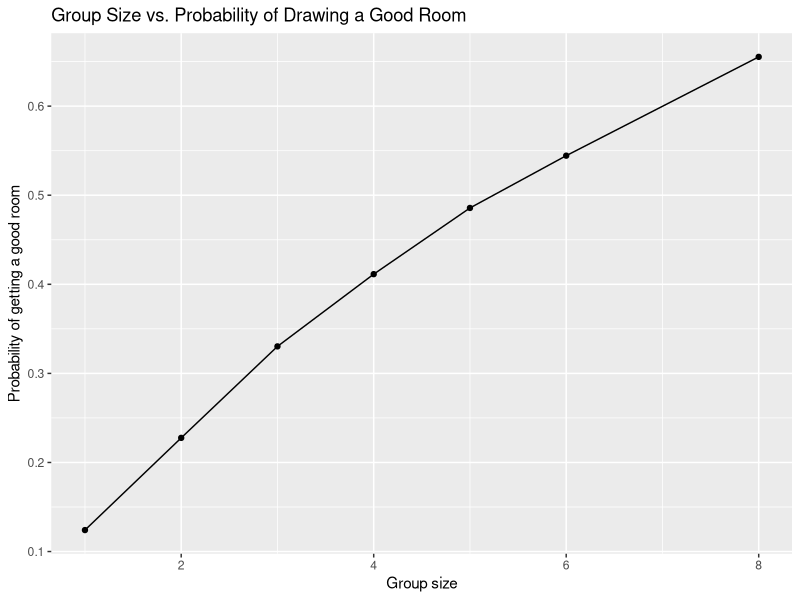

This chart was generated by the following R code:
## ---- chunk 1
library(tidyverse)
set.seed(47)

room_draw <- \(group_size) {
rand_students <- sample(1:325) #random sample of the class
student_group <- rand_students[1:group_size] #random times from sample for each student in a given group size
earliest_student <- min(student_group) #earliest student housing draw time out of the group
good_room <- earliest_student <= 40 #4 people per group, one group every 3 minutes. 10 groups up to 5:27, so the most sought-after rooms are taken by the first 40 students.
return(good_room)
}
room_draw_simulation <- \(group_size) {
 return(data.frame(
    group_size = group_size, 
    good_room_prob = mean(
        map_lgl(1:10000, \(i) room_draw(group_size))))) #runs the room_draw function with an inputted group_size 10000 times and finds the proportion of successful draws (mean of TRUE = 1 and FALSE = 0 gives proportion of TRUE)
}
possible_groups = c(1,2,3,4,5,6,8)
results <- list_rbind(map(possible_groups, room_draw_simulation)) #list_rbind stacks the rows into one per group size
results
## ---- chunk 2
ggplot(results, aes(x = group_size, y = good_room_prob)) + 
    geom_line() + 
    geom_point() +
    labs(title = "Group Size vs. Probability of Drawing a Good Room", x = "Group size", y = "Probability of getting a good room")
